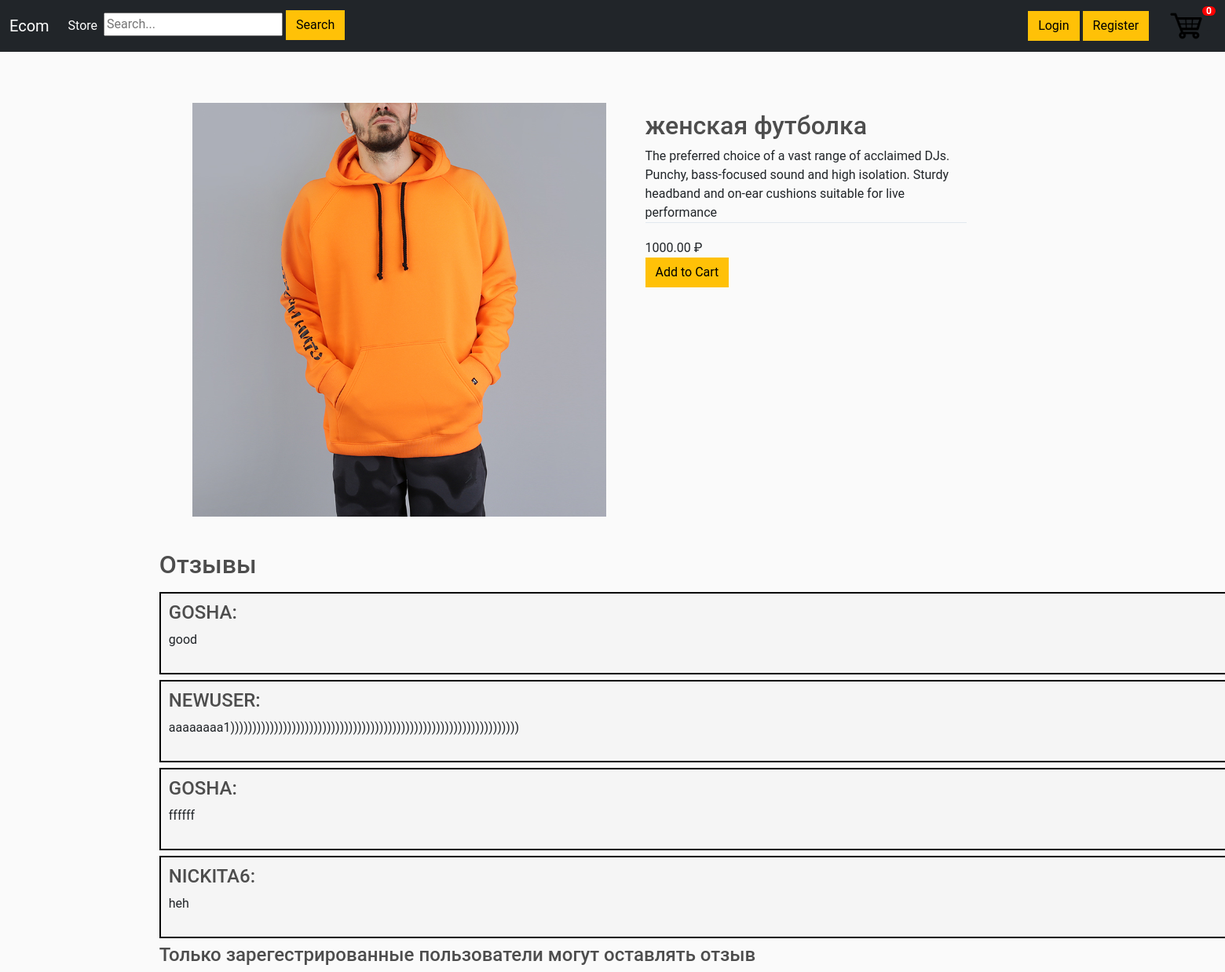
Before: /1/ with the older database file.
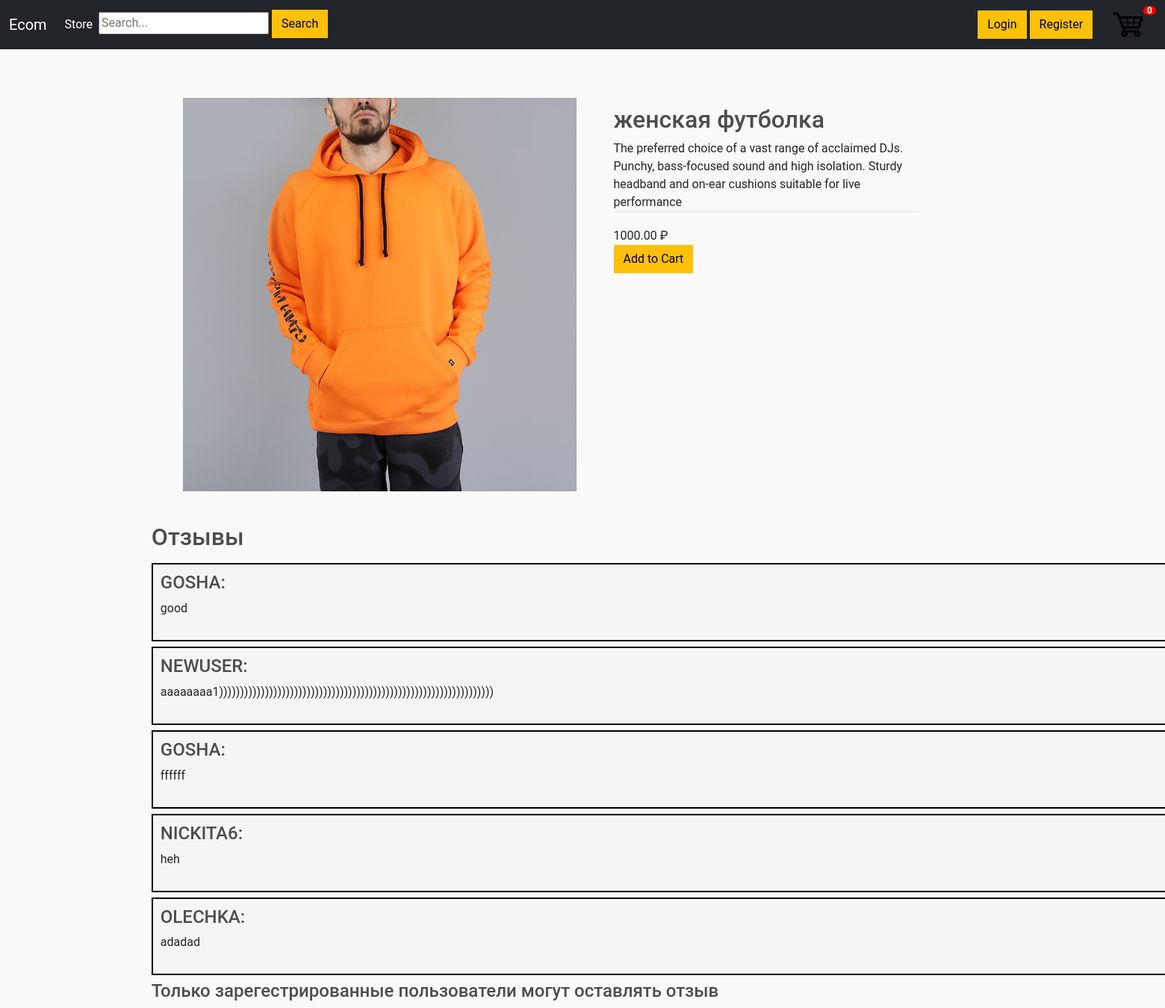
After: the same page with the newer database file.
### mainapp/models.py (models this page shows)
class Comment(models.Model):
    text = models.CharField(max_length=250, null=True)
    product = models.ForeignKey(Product, on_delete=models.SET_NULL, blank=True, null=True)
    customer = models.ForeignKey(Customer, on_delete=models.SET_NULL, blank=True, null=True)

class Customer(models.Model):
    user = models.OneToOneField(User, on_delete=models.CASCADE, null=True, blank=True)
    name = models.CharField(max_length=200, null=True)
    email = models.CharField(max_length=200, null=True)
    def __str__(self):
        return self.name

### mainapp/views.py (the view)
# urls.py: path('<int:product_id>/', views.product, name='product'),
def product(request, product_id):
    try:
        product = Product.objects.get(id=product_id)
    except:
        raise Http404('продукт не найден')
    data = cartData(request)
    cartItems = data['cartItems']
    comments = Comment.objects.filter(product_id=product.id)[:20]
    context = {'product': product, 'cartItems': cartItems, 'comments': comments}
    return render(request, "mainapp/product.html", context)

### mainapp/models.py (called while the page is built)
    def imageURL(self):
        try:
            url = self.image.url
        except:
            url = ''
        return url

### mainapp/utils.py (called while the page is built, shortened)
def cookieCart(request):
    try:
        cart = json.loads(request.COOKIES['cart'])
    except:
        cart = {}
    print("Cart:", cart)
    items = []
    order = {'get_cart_total': 0, 'get_cart_items': 0, 'shipping': False}
    cartItems = order['get_cart_items']
    return {"cartItems": cartItems, "order": order, "items": items}

def cartData(request):
    if request.user.is_authenticated:
        customer = request.user.customer
        order, created = Order.objects.get_or_create(customer=customer, complete=False)
        cartItems = order.get_cart_items()
        items = order.orderitem_set.all()
    else:
        cookieData = cookieCart(request)
        cartItems = cookieData['cartItems']
        order = cookieData['order']
        items = cookieData['items']
    return {"cartItems": cartItems, "order": order, "items": items}

### mainapp/templates/mainapp/product.html (shortened to what this page needs)
{% extends 'mainapp/index.html' %}
{% load static %}
{% block content%}
<link rel="stylesheet" type="text/css" href="{% static 'css/product.css' %}">
<img class="left-column" src="{{product.imageURL}}">
<div class="right-column">
    <div class="product-description">
    <h2>{{product.name}}</h2>
    The preferred choice of a vast range of acclaimed DJs. Punchy, bass-focused sound and high isolation. Sturdy headband and on-ear cushions suitable for live performance</div>
    <div class="product-price">{{product.price}} ₽</div> <a><button data-product = {{product.id}} data-action = "add" class="btn btn-warning add-btn update-cart">Add to Cart</button></a>
</div>
<div class="comment">
    <h2>Отзывы</h2>
    {% for comment in comments%}
        <div class="comment-cart">
            <div class="media-body">
                <div class="well well-lg">
                    <h4 class="media-heading text-uppercase reviews">{{comment.customer}}: </h4>
                    <p class="media-comment">
                      {{comment.text}}
                    </p>
                </div>
            </div>
        </div>
    {% endfor %}
    {% if user.is_authenticated %}
        <form action="{% url 'leave_comment' product.id %}" method="POST">
            {% csrf_token %}
            <p><textarea name="comment_area" cols="40" rows="3"></textarea></p>
            <button class="btn btn-warning">Оставить отзыв</button>
        </form>
    {% else %}
        <h4>Только зарегестрированные пользователи могут оставлять отзыв</h4>
    {% endif %}
</div>
{% endblock content%}

Changed rows visible on the page:
added Comment: customer "OLECHKA", text "adadad"
